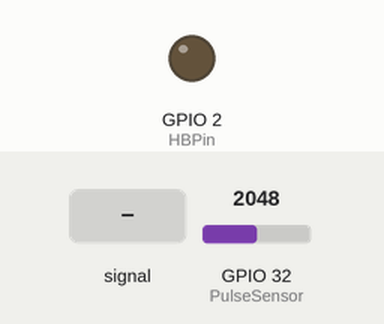
This sketch was run on a simulated ESP32. On the bench: output pins drawn as LEDs (lit = HIGH). Inputs (shaded band) come from the test bench; at power-on: GPIO 32 (PulseSensor) = 2048. What the sketch prints to the serial monitor is not drawn.

Above: at 1.2 s.
1.3 s: GPIO 32 (PulseSensor) fed a 200 Hz sine of ±1023 counts around its level
At 1.59 s:
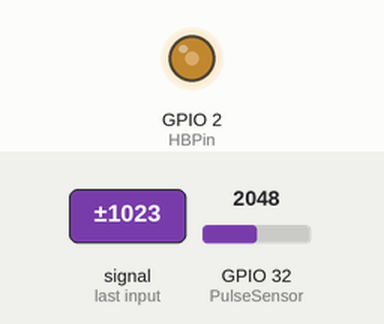
4.3 s: GPIO 32 (PulseSensor) set to 2900
At 5.5 s:
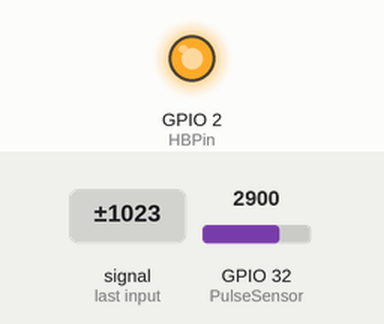
5.8 s: GPIO 32 (PulseSensor) fed a 1000 Hz sine of ±1023 counts around its level
8.8 s: GPIO 32 (PulseSensor) set to 2866
10.3 s: GPIO 32 (PulseSensor) set to 2798
At 11.6 s:
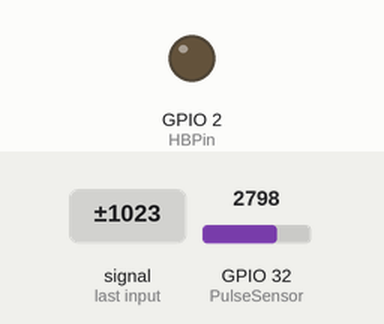
Timing chart, 0 to 12.8 s (numbered marks = the images above; inputs shaded):
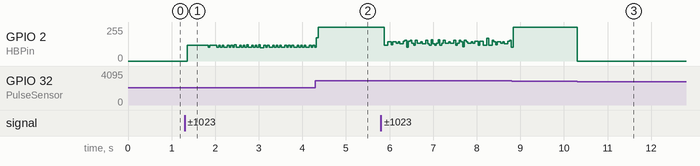

The sketch:

heartbeat.ino
```cpp
#define PulseSensor 32
#define HBPin 2

int PulseSensorSignal;
int UpperThreshold = 2860;
int LowerThreshold = 2845;
int cntHB = 0;
boolean Threshold = true;
int BPMval = 0;
bool firsttime = true;
unsigned long lastMillisGetHB = 0;
unsigned long currentMillisGetHB = 0;
void loop()
{
    currentMillisGetHB = millis();
    if (firsttime)
    {
      lastMillisGetHB = currentMillisGetHB;
      cntHB = 0;
      firsttime = false;
    }
      if (currentMillisGetHB - lastMillisGetHB >= 10000) {
        BPMval = cntHB * 6;
        lastMillisGetHB = currentMillisGetHB;
        cntHB = 0;
        firsttime = true;
      }
    else {
      PulseSensorSignal = analogRead(PulseSensor);
      Serial.print("PulseSensorSignal: ");
      Serial.println(PulseSensorSignal);
        if (PulseSensorSignal > UpperThreshold && Threshold == true) {
          cntHB++;
          Threshold = false;
          digitalWrite(HBPin, HIGH);
          Serial.print("Count: ");
          Serial.println(cntHB);
        }
        if (PulseSensorSignal < LowerThreshold) {
          Threshold = true;
          digitalWrite(HBPin, LOW);
        }
    }
}
  void setup()
{
  Serial.begin(115200);
  pinMode(HBPin, OUTPUT);

}
```

Measured:
- the behaviour switches between 2845 and 2844 on GPIO 32 (PulseSensor) (found by bisection; images 2 and 3)
- after the input at 10.3 s, GPIO 2 (HBPin): 255/255 → 0/255 at once
